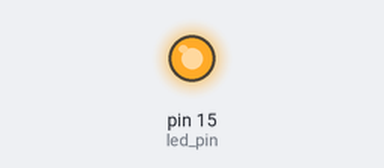
Recording of a program running on a simulated MicroPython board. Parts: output pins drawn as LEDs (lit = HIGH). At 10.0 s the program stops and its outputs stay as they are.

Above: at 0.05 s.
Timing chart, 0 to 3.0 s (numbered marks = the images above):
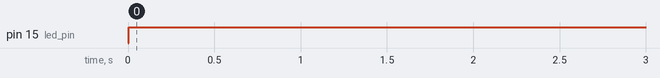

Measured:
- by itself, pin 15 (led_pin): LOW → HIGH at 0.01 s

The program:

async.py
```python
from machine import Pin, Signal
import uasyncio
led_pin = Pin(15, Pin.OUT)
led = Signal(led_pin, invert=True)

async def blink(led, period_ms):
    while True:
        led.on()
        await uasyncio.sleep_ms(5)
        led.off()
        await uasyncio.sleep_ms(period_ms)

async def main(led1):
    uasyncio.create_task(blink(led1, 700))
    await uasyncio.sleep_ms(10_000)

# Running on a generic board
uasyncio.run(main(led))
```
